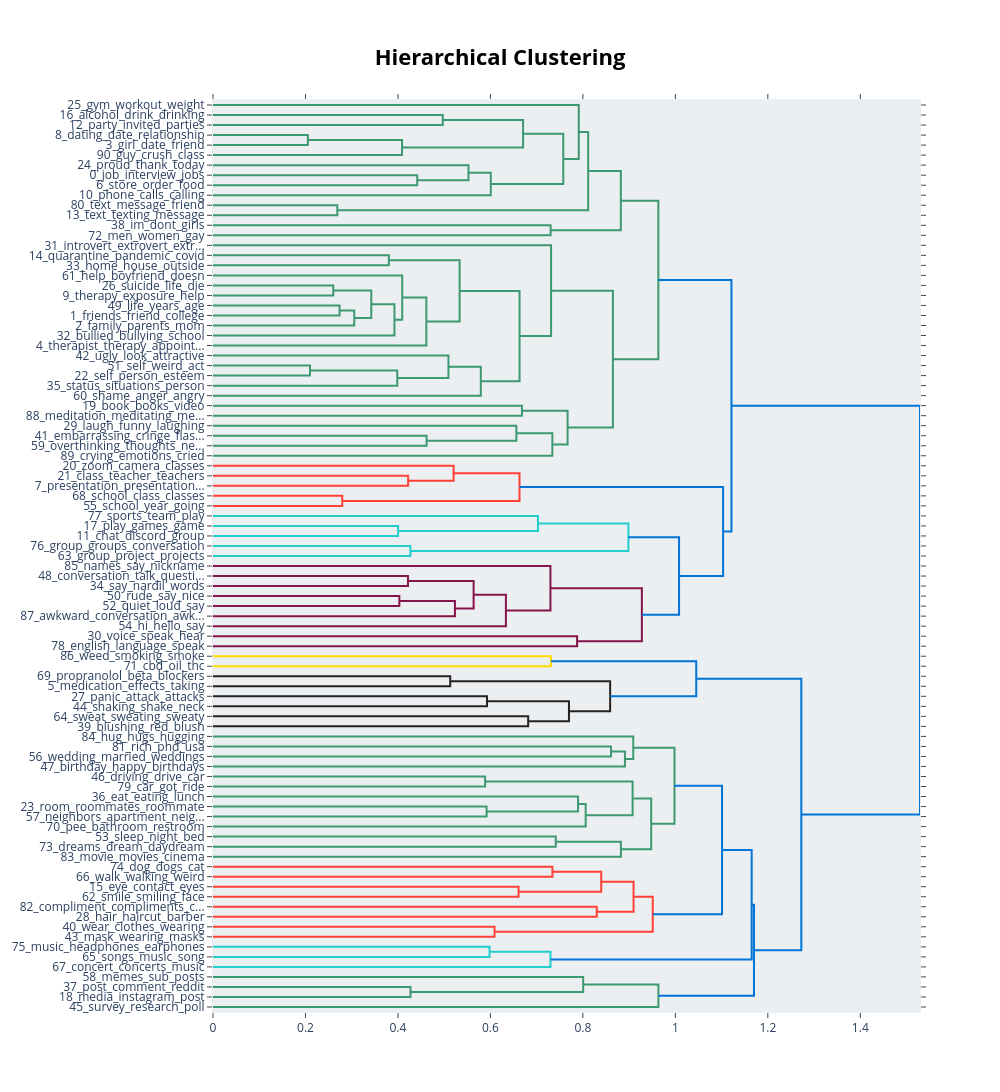

Write notebook code for a chart like this one.
### Code cell
topic_model.visualize_hierarchy()

### Figure 1 — Plotly figure (JSON) as saved in the notebook; plotly's stock layout.template omitted (floating-point values rounded to 4 significant figures)
{"data": [{"hoverinfo": "text", "marker": {"color": "rgb(61,153,112)"}, "mode": "lines", "type": "scatter", "x": [0.0, 0.4969, 0.4969, 0.0], "xaxis": "x", "y": [-15.0, -15.0, -25.0, -25.0], "yaxis": "y"}, {"hoverinfo": "text", "marker": {"color": "rgb(61,153,112)"}, "mode": "lines", "type": "scatter", "x": [0.0, 0.2051, 0.2051, 0.0], "xaxis": "x", "y": [-35.0, -35.0, -45.0, -45.0], "yaxis": "y"}, {"hoverinfo": "text", "marker": {"color": "rgb(61,153,112)"}, "mode": "lines", "type": "scatter", "x": [0.2051, 0.4088, 0.4088, 0.0], "xaxis": "x", "y": [-40.0, -40.0, -55.0, -55.0], "yaxis": "y"}, {"hoverinfo": "text", "marker": {"color": "rgb(61,153,112)"}, "mode": "lines", "type": "scatter", "x": [0.4969, 0.6706, 0.6706, 0.4088], "xaxis": "x", "y": [-20.0, -20.0, -47.5, -47.5], "yaxis": "y"}, {"hoverinfo": "text", "marker": {"color": "rgb(61,153,112)"}, "mode": "lines", "type": "scatter", "x": [0.0, 0.4417, 0.4417, 0.0], "xaxis": "x", "y": [-75.0, -75.0, -85.0, -85.0], "yaxis": "y"}, {"hoverinfo": "text", "marker": {"color": "rgb(61,153,112)"}, "mode": "lines", "type": "scatter", "x": [0.0, 0.5526, 0.5526, 0.4417], "xaxis": "x", "y": [-65.0, -65.0, -80.0, -80.0], "yaxis": "y"}, {"hoverinfo": "text", "marker": {"color": "rgb(61,153,112)"}, "mode": "lines", "type": "scatter", "x": [0.5526, 0.6008, 0.6008, 0.0], "xaxis": "x", "y": [-72.5, -72.5, -95.0, -95.0], "yaxis": "y"}, {"hoverinfo": "text", "marker": {"color": "rgb(61,153,112)"}, "mode": "lines", "type": "scatter", "x": [0.6706, 0.7576, 0.7576, 0.6008], "xaxis": "x", "y": [-33.75, -33.75, -83.75, -83.75], "yaxis": "y"}, {"hoverinfo": "text", "marker": {"color": "rgb(61,153,112)"}, "mode": "lines", "type": "scatter", "x": [0.0, 0.7911, 0.7911, 0.7576], "xaxis": "x", "y": [-5.0, -5.0, -58.75, -58.75], "yaxis": "y"}, {"hoverinfo": "text", "marker": {"color": "rgb(61,153,112)"}, "mode": "lines", "type": "scatter", "x": [0.0, 0.2689, 0.2689, 0.0], "xaxis": "x", "y": [-105.0, -105.0, -115.0, -115.0], "yaxis": "y"}, {"hoverinfo": "text", "marker": {"color": "rgb(61,153,112)"}, "mode": "lines", "type": "scatter", "x": [0.7911, 0.8114, 0.8114, 0.2689], "xaxis": "x", "y": [-31.88, -31.88, -110.0, -110.0], "yaxis": "y"}, {"hoverinfo": "text", "marker": {"color": "rgb(61,153,112)"}, "mode": "lines", "type": "scatter", "x": [0.0, 0.7302, 0.7302, 0.0], "xaxis": "x", "y": [-125.0, -125.0, -135.0, -135.0], "yaxis": "y"}, {"hoverinfo": "text", "marker": {"color": "rgb(61,153,112)"}, "mode": "lines", "type": "scatter", "x": [0.8114, 0.8821, 0.8821, 0.7302], "xaxis": "x", "y": [-70.94, -70.94, -130.0, -130.0], "yaxis": "y"}, {"hoverinfo": "text", "marker": {"color": "rgb(61,153,112)"}, "mode": "lines", "type": "scatter", "x": [0.0, 0.3803, 0.3803, 0.0], "xaxis": "x", "y": [-155.0, -155.0, -165.0, -165.0], "yaxis": "y"}, {"hoverinfo": "text", "marker": {"color": "rgb(61,153,112)"}, "mode": "lines", "type": "scatter", "x": [0.0, 0.2601, 0.2601, 0.0], "xaxis": "x", "y": [-185.0, -185.0, -195.0, -195.0], "yaxis": "y"}, {"hoverinfo": "text", "marker": {"color": "rgb(61,153,112)"}, "mode": "lines", "type": "scatter", "x": [0.0, 0.2737, 0.2737, 0.0], "xaxis": "x", "y": [-205.0, -205.0, -215.0, -215.0], "yaxis": "y"}, {"hoverinfo": "text", "marker": {"color": "rgb(61,153,112)"}, "mode": "lines", "type": "scatter", "x": [0.2737, 0.3055, 0.3055, 0.0], "xaxis": "x", "y": [-210.0, -210.0, -225.0, -225.0], "yaxis": "y"}, {"hoverinfo": "text", "marker": {"color": "rgb(61,153,112)"}, "mode": "lines", "type": "scatter", "x": [0.2601, 0.3423, 0.3423, 0.3055], "xaxis": "x", "y": [-190.0, -190.0, -217.5, -217.5], "yaxis": "y"}, {"hoverinfo": "text", "marker": {"color": "rgb(61,153,112)"}, "mode": "lines", "type": "scatter", "x": [0.3423, 0.3924, 0.3924, 0.0], "xaxis": "x", "y": [-203.8, -203.8, -235.0, -235.0], "yaxis": "y"}, {"hoverinfo": "text", "marker": {"color": "rgb(61,153,112)"}, "mode": "lines", "type": "scatter", "x": [0.0, 0.4092, 0.4092, 0.3924], "xaxis": "x", "y": [-175.0, -175.0, -219.4, -219.4], "yaxis": "y"}, {"hoverinfo": "text", "marker": {"color": "rgb(61,153,112)"}, "mode": "lines", "type": "scatter", "x": [0.4092, 0.4614, 0.4614, 0.0], "xaxis": "x", "y": [-197.2, -197.2, -245.0, -245.0], "yaxis": "y"}, {"hoverinfo": "text", "marker": {"color": "rgb(61,153,112)"}, "mode": "lines", "type": "scatter", "x": [0.3803, 0.5334, 0.5334, 0.4614], "xaxis": "x", "y": [-160.0, -160.0, -221.1, -221.1], "yaxis": "y"}, {"hoverinfo": "text", "marker": {"color": "rgb(61,153,112)"}, "mode": "lines", "type": "scatter", "x": [0.0, 0.2098, 0.2098, 0.0], "xaxis": "x", "y": [-265.0, -265.0, -275.0, -275.0], "yaxis": "y"}, {"hoverinfo": "text", "marker": {"color": "rgb(61,153,112)"}, "mode": "lines", "type": "scatter", "x": [0.2098, 0.3985, 0.3985, 0.0], "xaxis": "x", "y": [-270.0, -270.0, -285.0, -285.0], "yaxis": "y"}, {"hoverinfo": "text", "marker": {"color": "rgb(61,153,112)"}, "mode": "lines", "type": "scatter", "x": [0.0, 0.5092, 0.5092, 0.3985], "xaxis": "x", "y": [-255.0, -255.0, -277.5, -277.5], "yaxis": "y"}, {"hoverinfo": "text", "marker": {"color": "rgb(61,153,112)"}, "mode": "lines", "type": "scatter", "x": [0.5092, 0.5792, 0.5792, 0.0], "xaxis": "x", "y": [-266.2, -266.2, -295.0, -295.0], "yaxis": "y"}, {"hoverinfo": "text", "marker": {"color": "rgb(61,153,112)"}, "mode": "lines", "type": "scatter", "x": [0.5334, 0.6631, 0.6631, 0.5792], "xaxis": "x", "y": [-190.5, -190.5, -280.6, -280.6], "yaxis": "y"}, {"hoverinfo": "text", "marker": {"color": "rgb(61,153,112)"}, "mode": "lines", "type": "scatter", "x": [0.0, 0.7312, 0.7312, 0.6631], "xaxis": "x", "y": [-145.0, -145.0, -235.6, -235.6], "yaxis": "y"}, {"hoverinfo": "text", "marker": {"color": "rgb(61,153,112)"}, "mode": "lines", "type": "scatter", "x": [0.0, 0.6682, 0.6682, 0.0], "xaxis": "x", "y": [-305.0, -305.0, -315.0, -315.0], "yaxis": "y"}, {"hoverinfo": "text", "marker": {"color": "rgb(61,153,112)"}, "mode": "lines", "type": "scatter", "x": [0.0, 0.462, 0.462, 0.0], "xaxis": "x", "y": [-335.0, -335.0, -345.0, -345.0], "yaxis": "y"}, {"hoverinfo": "text", "marker": {"color": "rgb(61,153,112)"}, "mode": "lines", "type": "scatter", "x": [0.0, 0.6561, 0.6561, 0.462], "xaxis": "x", "y": [-325.0, -325.0, -340.0, -340.0], "yaxis": "y"}, {"hoverinfo": "text", "marker": {"color": "rgb(61,153,112)"}, "mode": "lines", "type": "scatter", "x": [0.6561, 0.734, 0.734, 0.0], "xaxis": "x", "y": [-332.5, -332.5, -355.0, -355.0], "yaxis": "y"}, {"hoverinfo": "text", "marker": {"color": "rgb(61,153,112)"}, "mode": "lines", "type": "scatter", "x": [0.6682, 0.7669, 0.7669, 0.734], "xaxis": "x", "y": [-310.0, -310.0, -343.8, -343.8], "yaxis": "y"}, {"hoverinfo": "text", "marker": {"color": "rgb(61,153,112)"}, "mode": "lines", "type": "scatter", "x": [0.7312, 0.8649, 0.8649, 0.7669], "xaxis": "x", "y": [-190.3, -190.3, -326.9, -326.9], "yaxis": "y"}, {"hoverinfo": "text", "marker": {"color": "rgb(61,153,112)"}, "mode": "lines", "type": "scatter", "x": [0.8821, 0.9632, 0.9632, 0.8649], "xaxis": "x", "y": [-100.5, -100.5, -258.6, -258.6], "yaxis": "y"}, {"hoverinfo": "text", "marker": {"color": "rgb(255,65,54)"}, "mode": "lines", "type": "scatter", "x": [0.0, 0.422, 0.422, 0.0], "xaxis": "x", "y": [-375.0, -375.0, -385.0, -385.0], "yaxis": "y"}, {"hoverinfo": "text", "marker": {"color": "rgb(255,65,54)"}, "mode": "lines", "type": "scatter", "x": [0.0, 0.5204, 0.5204, 0.422], "xaxis": "x", "y": [-365.0, -365.0, -380.0, -380.0], "yaxis": "y"}, {"hoverinfo": "text", "marker": {"color": "rgb(255,65,54)"}, "mode": "lines", "type": "scatter", "x": [0.0, 0.2796, 0.2796, 0.0], "xaxis": "x", "y": [-395.0, -395.0, -405.0, -405.0], "yaxis": "y"}, {"hoverinfo": "text", "marker": {"color": "rgb(255,65,54)"}, "mode": "lines", "type": "scatter", "x": [0.5204, 0.6629, 0.6629, 0.2796], "xaxis": "x", "y": [-372.5, -372.5, -400.0, -400.0], "yaxis": "y"}, {"hoverinfo": "text", "marker": {"color": "rgb(35,205,205)"}, "mode": "lines", "type": "scatter", "x": [0.0, 0.4003, 0.4003, 0.0], "xaxis": "x", "y": [-425.0, -425.0, -435.0, -435.0], "yaxis": "y"}, {"hoverinfo": "text", "marker": {"color": "rgb(35,205,205)"}, "mode": "lines", "type": "scatter", "x": [0.0, 0.7028, 0.7028, 0.4003], "xaxis": "x", "y": [-415.0, -415.0, -430.0, -430.0], "yaxis": "y"}, {"hoverinfo": "text", "marker": {"color": "rgb(35,205,205)"}, "mode": "lines", "type": "scatter", "x": [0.0, 0.427, 0.427, 0.0], "xaxis": "x", "y": [-445.0, -445.0, -455.0, -455.0], "yaxis": "y"}, {"hoverinfo": "text", "marker": {"color": "rgb(35,205,205)"}, "mode": "lines", "type": "scatter", "x": [0.7028, 0.8985, 0.8985, 0.427], "xaxis": "x", "y": [-422.5, -422.5, -450.0, -450.0], "yaxis": "y"}, {"hoverinfo": "text", "marker": {"color": "rgb(133,20,75)"}, "mode": "lines", "type": "scatter", "x": [0.0, 0.4217, 0.4217, 0.0], "xaxis": "x", "y": [-475.0, -475.0, -485.0, -485.0], "yaxis": "y"}, {"hoverinfo": "text", "marker": {"color": "rgb(133,20,75)"}, "mode": "lines", "type": "scatter", "x": [0.0, 0.403, 0.403, 0.0], "xaxis": "x", "y": [-495.0, -495.0, -505.0, -505.0], "yaxis": "y"}, {"hoverinfo": "text", "marker": {"color": "rgb(133,20,75)"}, "mode": "lines", "type": "scatter", "x": [0.403, 0.5233, 0.5233, 0.0], "xaxis": "x", "y": [-500.0, -500.0, -515.0, -515.0], "yaxis": "y"}, {"hoverinfo": "text", "marker": {"color": "rgb(133,20,75)"}, "mode": "lines", "type": "scatter", "x": [0.4217, 0.5637, 0.5637, 0.5233], "xaxis": "x", "y": [-480.0, -480.0, -507.5, -507.5], "yaxis": "y"}, {"hoverinfo": "text", "marker": {"color": "rgb(133,20,75)"}, "mode": "lines", "type": "scatter", "x": [0.5637, 0.6335, 0.6335, 0.0], "xaxis": "x", "y": [-493.8, -493.8, -525.0, -525.0], "yaxis": "y"}, {"hoverinfo": "text", "marker": {"color": "rgb(133,20,75)"}, "mode": "lines", "type": "scatter", "x": [0.0, 0.7298, 0.7298, 0.6335], "xaxis": "x", "y": [-465.0, -465.0, -509.4, -509.4], "yaxis": "y"}, {"hoverinfo": "text", "marker": {"color": "rgb(133,20,75)"}, "mode": "lines", "type": "scatter", "x": [0.0, 0.7875, 0.7875, 0.0], "xaxis": "x", "y": [-535.0, -535.0, -545.0, -545.0], "yaxis": "y"}, {"hoverinfo": "text", "marker": {"color": "rgb(133,20,75)"}, "mode": "lines", "type": "scatter", "x": [0.7298, 0.9275, 0.9275, 0.7875], "xaxis": "x", "y": [-487.2, -487.2, -540.0, -540.0], "yaxis": "y"}, {"hoverinfo": "text", "marker": {"color": "rgb(0,116,217)"}, "mode": "lines", "type": "scatter", "x": [0.8985, 1.008, 1.008, 0.9275], "xaxis": "x", "y": [-436.2, -436.2, -513.6, -513.6], "yaxis": "y"}, {"hoverinfo": "text", "marker": {"color": "rgb(0,116,217)"}, "mode": "lines", "type": "scatter", "x": [0.6629, 1.103, 1.103, 1.008], "xaxis": "x", "y": [-386.2, -386.2, -474.9, -474.9], "yaxis": "y"}, {"hoverinfo": "text", "marker": {"color": "rgb(0,116,217)"}, "mode": "lines", "type": "scatter", "x": [0.9632, 1.121, 1.121, 1.103], "xaxis": "x", "y": [-179.5, -179.5, -430.6, -430.6], "yaxis": "y"}, {"hoverinfo": "text", "marker": {"color": "rgb(255,220,0)"}, "mode": "lines", "type": "scatter", "x": [0.0, 0.7309, 0.7309, 0.0], "xaxis": "x", "y": [-555.0, -555.0, -565.0, -565.0], "yaxis": "y"}, {"hoverinfo": "text", "marker": {"color": "rgb(40,35,35)"}, "mode": "lines", "type": "scatter", "x": [0.0, 0.5131, 0.5131, 0.0], "xaxis": "x", "y": [-575.0, -575.0, -585.0, -585.0], "yaxis": "y"}, {"hoverinfo": "text", "marker": {"color": "rgb(40,35,35)"}, "mode": "lines", "type": "scatter", "x": [0.0, 0.5926, 0.5926, 0.0], "xaxis": "x", "y": [-595.0, -595.0, -605.0, -605.0], "yaxis": "y"}, {"hoverinfo": "text", "marker": {"color": "rgb(40,35,35)"}, "mode": "lines", "type": "scatter", "x": [0.0, 0.6817, 0.6817, 0.0], "xaxis": "x", "y": [-615.0, -615.0, -625.0, -625.0], "yaxis": "y"}, {"hoverinfo": "text", "marker": {"color": "rgb(40,35,35)"}, "mode": "lines", "type": "scatter", "x": [0.5926, 0.7699, 0.7699, 0.6817], "xaxis": "x", "y": [-600.0, -600.0, -620.0, -620.0], "yaxis": "y"}, {"hoverinfo": "text", "marker": {"color": "rgb(40,35,35)"}, "mode": "lines", "type": "scatter", "x": [0.5131, 0.8589, 0.8589, 0.7699], "xaxis": "x", "y": [-580.0, -580.0, -610.0, -610.0], "yaxis": "y"}, {"hoverinfo": "text", "marker": {"color": "rgb(0,116,217)"}, "mode": "lines", "type": "scatter", "x": [0.7309, 1.045, 1.045, 0.8589], "xaxis": "x", "y": [-560.0, -560.0, -595.0, -595.0], "yaxis": "y"}, {"hoverinfo": "text", "marker": {"color": "rgb(61,153,112)"}, "mode": "lines", "type": "scatter", "x": [0.0, 0.8609, 0.8609, 0.0], "xaxis": "x", "y": [-645.0, -645.0, -655.0, -655.0], "yaxis": "y"}, {"hoverinfo": "text", "marker": {"color": "rgb(61,153,112)"}, "mode": "lines", "type": "scatter", "x": [0.8609, 0.8909, 0.8909, 0.0], "xaxis": "x", "y": [-650.0, -650.0, -665.0, -665.0], "yaxis": "y"}, {"hoverinfo": "text", "marker": {"color": "rgb(61,153,112)"}, "mode": "lines", "type": "scatter", "x": [0.0, 0.9089, 0.9089, 0.8909], "xaxis": "x", "y": [-635.0, -635.0, -657.5, -657.5], "yaxis": "y"}, {"hoverinfo": "text", "marker": {"color": "rgb(61,153,112)"}, "mode": "lines", "type": "scatter", "x": [0.0, 0.5886, 0.5886, 0.0], "xaxis": "x", "y": [-675.0, -675.0, -685.0, -685.0], "yaxis": "y"}, {"hoverinfo": "text", "marker": {"color": "rgb(61,153,112)"}, "mode": "lines", "type": "scatter", "x": [0.0, 0.5918, 0.5918, 0.0], "xaxis": "x", "y": [-705.0, -705.0, -715.0, -715.0], "yaxis": "y"}, {"hoverinfo": "text", "marker": {"color": "rgb(61,153,112)"}, "mode": "lines", "type": "scatter", "x": [0.0, 0.7896, 0.7896, 0.5918], "xaxis": "x", "y": [-695.0, -695.0, -710.0, -710.0], "yaxis": "y"}, {"hoverinfo": "text", "marker": {"color": "rgb(61,153,112)"}, "mode": "lines", "type": "scatter", "x": [0.7896, 0.806, 0.806, 0.0], "xaxis": "x", "y": [-702.5, -702.5, -725.0, -725.0], "yaxis": "y"}, {"hoverinfo": "text", "marker": {"color": "rgb(61,153,112)"}, "mode": "lines", "type": "scatter", "x": [0.5886, 0.9076, 0.9076, 0.806], "xaxis": "x", "y": [-680.0, -680.0, -713.8, -713.8], "yaxis": "y"}, {"hoverinfo": "text", "marker": {"color": "rgb(61,153,112)"}, "mode": "lines", "type": "scatter", "x": [0.0, 0.7414, 0.7414, 0.0], "xaxis": "x", "y": [-735.0, -735.0, -745.0, -745.0], "yaxis": "y"}, {"hoverinfo": "text", "marker": {"color": "rgb(61,153,112)"}, "mode": "lines", "type": "scatter", "x": [0.7414, 0.8822, 0.8822, 0.0], "xaxis": "x", "y": [-740.0, -740.0, -755.0, -755.0], "yaxis": "y"}, {"hoverinfo": "text", "marker": {"color": "rgb(61,153,112)"}, "mode": "lines", "type": "scatter", "x": [0.9076, 0.9477, 0.9477, 0.8822], "xaxis": "x", "y": [-696.9, -696.9, -747.5, -747.5], "yaxis": "y"}, {"hoverinfo": "text", "marker": {"color": "rgb(61,153,112)"}, "mode": "lines", "type": "scatter", "x": [0.9089, 0.9981, 0.9981, 0.9477], "xaxis": "x", "y": [-646.2, -646.2, -722.2, -722.2], "yaxis": "y"}, {"hoverinfo": "text", "marker": {"color": "rgb(255,65,54)"}, "mode": "lines", "type": "scatter", "x": [0.0, 0.7341, 0.7341, 0.0], "xaxis": "x", "y": [-765.0, -765.0, -775.0, -775.0], "yaxis": "y"}, {"hoverinfo": "text", "marker": {"color": "rgb(255,65,54)"}, "mode": "lines", "type": "scatter", "x": [0.0, 0.6608, 0.6608, 0.0], "xaxis": "x", "y": [-785.0, -785.0, -795.0, -795.0], "yaxis": "y"}, {"hoverinfo": "text", "marker": {"color": "rgb(255,65,54)"}, "mode": "lines", "type": "scatter", "x": [0.7341, 0.8396, 0.8396, 0.6608], "xaxis": "x", "y": [-770.0, -770.0, -790.0, -790.0], "yaxis": "y"}, {"hoverinfo": "text", "marker": {"color": "rgb(255,65,54)"}, "mode": "lines", "type": "scatter", "x": [0.0, 0.8299, 0.8299, 0.0], "xaxis": "x", "y": [-805.0, -805.0, -815.0, -815.0], "yaxis": "y"}, {"hoverinfo": "text", "marker": {"color": "rgb(255,65,54)"}, "mode": "lines", "type": "scatter", "x": [0.8396, 0.9096, 0.9096, 0.8299], "xaxis": "x", "y": [-780.0, -780.0, -810.0, -810.0], "yaxis": "y"}, {"hoverinfo": "text", "marker": {"color": "rgb(255,65,54)"}, "mode": "lines", "type": "scatter", "x": [0.0, 0.6089, 0.6089, 0.0], "xaxis": "x", "y": [-825.0, -825.0, -835.0, -835.0], "yaxis": "y"}, {"hoverinfo": "text", "marker": {"color": "rgb(255,65,54)"}, "mode": "lines", "type": "scatter", "x": [0.9096, 0.9511, 0.9511, 0.6089], "xaxis": "x", "y": [-795.0, -795.0, -830.0, -830.0], "yaxis": "y"}, {"hoverinfo": "text", "marker": {"color": "rgb(0,116,217)"}, "mode": "lines", "type": "scatter", "x": [0.9981, 1.101, 1.101, 0.9511], "xaxis": "x", "y": [-684.2, -684.2, -812.5, -812.5], "yaxis": "y"}, {"hoverinfo": "text", "marker": {"color": "rgb(35,205,205)"}, "mode": "lines", "type": "scatter", "x": [0.0, 0.598, 0.598, 0.0], "xaxis": "x", "y": [-845.0, -845.0, -855.0, -855.0], "yaxis": "y"}, {"hoverinfo": "text", "marker": {"color": "rgb(35,205,205)"}, "mode": "lines", "type": "scatter", "x": [0.598, 0.7299, 0.7299, 0.0], "xaxis": "x", "y": [-850.0, -850.0, -865.0, -865.0], "yaxis": "y"}, {"hoverinfo": "text", "marker": {"color": "rgb(0,116,217)"}, "mode": "lines", "type": "scatter", "x": [1.101, 1.165, 1.165, 0.7299], "xaxis": "x", "y": [-748.4, -748.4, -857.5, -857.5], "yaxis": "y"}, {"hoverinfo": "text", "marker": {"color": "rgb(61,153,112)"}, "mode": "lines", "type": "scatter", "x": [0.0, 0.4271, 0.4271, 0.0], "xaxis": "x", "y": [-885.0, -885.0, -895.0, -895.0], "yaxis": "y"}, {"hoverinfo": "text", "marker": {"color": "rgb(61,153,112)"}, "mode": "lines", "type": "scatter", "x": [0.0, 0.8007, 0.8007, 0.4271], "xaxis": "x", "y": [-875.0, -875.0, -890.0, -890.0], "yaxis": "y"}, {"hoverinfo": "text", "marker": {"color": "rgb(61,153,112)"}, "mode": "lines", "type": "scatter", "x": [0.8007, 0.9633, 0.9633, 0.0], "xaxis": "x", "y": [-882.5, -882.5, -905.0, -905.0], "yaxis": "y"}, {"hoverinfo": "text", "marker": {"color": "rgb(0,116,217)"}, "mode": "lines", "type": "scatter", "x": [1.165, 1.17, 1.17, 0.9633], "xaxis": "x", "y": [-802.9, -802.9, -893.8, -893.8], "yaxis": "y"}, {"hoverinfo": "text", "marker": {"color": "rgb(0,116,217)"}, "mode": "lines", "type": "scatter", "x": [1.045, 1.272, 1.272, 1.17], "xaxis": "x", "y": [-577.5, -577.5, -848.3, -848.3], "yaxis": "y"}, {"hoverinfo": "text", "marker": {"color": "rgb(0,116,217)"}, "mode": "lines", "type": "scatter", "x": [1.121, 1.529, 1.529, 1.272], "xaxis": "x", "y": [-305.1, -305.1, -712.9, -712.9], "yaxis": "y"}], "layout": {"autosize": false, "height": 1565, "hoverlabel": {"bgcolor": "white", "font": {"family": "Rockwell", "size": 16}}, "hovermode": "closest", "plot_bgcolor": "#ECEFF1", "showlegend": false, "title": {"font": {"color": "Black", "size": 22}, "text": "<b>Hierarchical Clustering</b>", "x": 0.5, "xanchor": "center", "yanchor": "top"}, "width": 1000, "xaxis": {"mirror": "allticks", "rangemode": "tozero", "showgrid": false, "showline": true, "showticklabels": true, "ticks": "outside", "type": "linear", "zeroline": false}, "yaxis": {"mirror": "allticks", "range": [-910, 0], "rangemode": "tozero", "showgrid": false, "showline": true, "showticklabels": true, "tickmode": "array", "ticks": "outside", "ticktext": ["25_gym_workout_weight", "16_alcohol_drink_drinking", "12_party_invited_parties", "8_dating_date_relationship", "3_girl_date_friend", "90_guy_crush_class", "24_proud_thank_today", "0_job_interview_jobs", "6_store_order_food", "10_phone_calls_calling", "80_text_message_friend", "13_text_texting_message", "38_im_dont_girls", "72_men_women_gay", "31_introvert_extrovert_extr...", "14_quarantine_pandemic_covid", "33_home_house_outside", "61_help_boyfriend_doesn", "26_suicide_life_die", "9_therapy_exposure_help", "49_life_years_age", "1_friends_friend_college", "2_family_parents_mom", "32_bullied_bullying_school", "4_therapist_therapy_appoint...", "42_ugly_look_attractive", "51_self_weird_act", "22_self_person_esteem", "35_status_situations_person", "60_shame_anger_angry", "19_book_books_video", "88_meditation_meditating_me...", "29_laugh_funny_laughing", "41_embarrassing_cringe_flas...", "59_overthinking_thoughts_ne...", "89_crying_emotions_cried", "20_zoom_camera_classes", "21_class_teacher_teachers", "7_presentation_presentation...", "68_school_class_classes", "55_school_year_going", "77_sports_team_play", "17_play_games_game", "11_chat_discord_group", "76_group_groups_conversation", "63_group_project_projects", "85_names_say_nickname", "48_conversation_talk_questi...", "34_say_nardil_words", "50_rude_say_nice", "52_quiet_loud_say", "87_awkward_conversation_awk...", "54_hi_hello_say", "30_voice_speak_hear", "78_english_language_speak", "86_weed_smoking_smoke", "71_cbd_oil_thc", "69_propranolol_beta_blockers", "5_medication_effects_taking", "27_panic_attack_attacks", "44_shaking_shake_neck", "64_sweat_sweating_sweaty", "39_blushing_red_blush", "84_hug_hugs_hugging", "81_rich_phd_usa", "56_wedding_married_weddings", "47_birthday_happy_birthdays", "46_driving_drive_car", "79_car_got_ride", "36_eat_eating_lunch", "23_room_roommates_roommate", "57_neighbors_apartment_neig...", "70_pee_bathroom_restroom", "53_sleep_night_bed", "73_dreams_dream_daydream", "83_movie_movies_cinema", "74_dog_dogs_cat", "66_walk_walking_weird", "15_eye_contact_eyes", "62_smile_smiling_face", "82_compliment_compliments_c...", "28_hair_haircut_barber", "40_wear_clothes_wearing", "43_mask_wearing_masks", "75_music_headphones_earphones", "65_songs_music_song", "67_concert_concerts_music", "58_memes_sub_posts", "37_post_comment_reddit", "18_media_instagram_post", "45_survey_research_poll"], "tickvals": [-5, -15, -25, -35, -45, -55, -65, -75, -85, -95, -105, -115, -125, -135, -145, -155, -165, -175, -185, -195, -205, -215, -225, -235, -245, -255, -265, -275, -285, -295, -305, -315, -325, -335, -345, -355, -365, -375, -385, -395, -405, -415, -425, -435, -445, -455, -465, -475, -485, -495, -505, -515, -525, -535, -545, -555, -565, -575, -585, -595, -605, -615, -625, -635, -645, -655, -665, -675, -685, -695, -705, -715, -725, -735, -745, -755, -765, -775, -785, -795, -805, -815, -825, -835, -845, -855, -865, -875, -885, -895, -905], "type": "linear", "zeroline": false}}}
